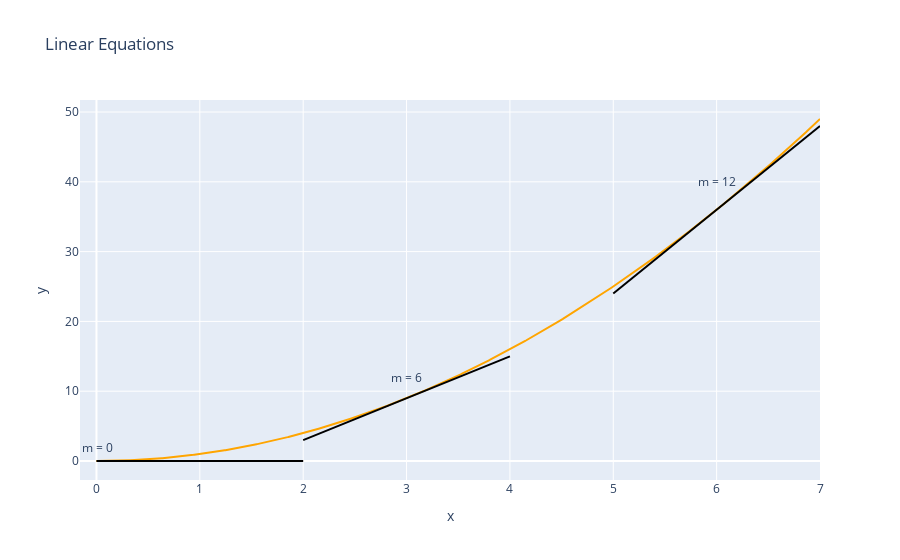

The notebook cell this image was saved under:
### Markdown cell above
From this graph, we can see that the parameter c just shifts lines up or down, so what is m responsible for? We can clearly see that as the gradient of a line increases, the line becomes steeper. Hence, the slope is a measure of the __steepness__ of the line. Practically, what does that mean? Consider the table of values below for the equations $y_{A}$ and $y_{D}$:

| x | $y_{A}$ | $y_{D}$ |
|---|---------|---------|
| 0 | -3      | -3      |
| 1 | -2.5    | 1       |
| 2 | -2      | 5       |
| 3 | -1.5    | 9       |
| 4 | -1      | 13      |
| 5 | -1.5    | 17      |

We can see that at $x = 0$, both equations have the same output, which is in agreement with the graph above. However, whenever $x$ __changes__ by 1, $y_{A}$ changes by 0.5 and $y_{D}$ changes by 4 due to their different gradients. This $y_{D}$ changes more rapidly with respect to x compared to $y_{1}$. This means that the gradient determines the __rate of change of the output with respect to the input__. Since the gradient(steepness) is constant throughout for a straight line, we can calculate the gradient of a line with the following equation:

$$m = \frac{\Delta y}{\Delta x} = \frac{y_{2} - y_{1}}{x_{2} - x_{1}}$$

Where $\Delta$ is the capital Greek letter delta and represents "a change in ", and the values shown are from the coordinates $(x_{1}, y_{1})$ and $(x_{2}, y_{2})$.

Even from the definition we can see that the gradient of a line represents how quickly an output $y$ changes with an input $x$. However, the concept of the gradient of an equation cannot directly be applied to other equations or functions that are not linear. Consider for instance, the function below:

$$f_{1}(x) = x^{2}$$

The question then becomes: "what is the gradient of $f_{1}(x)$ and how do we find it?". Consider the plot shown below:

### Code cell
# Main function
x_vals = np.linspace(0, 7, 1000)
y_vals = x_vals**2

# Secondary traces
x2 = np.linspace(0, 2, 100)
x3 = np.linspace(2, 4, 100)
x4 = np.linspace(5, 7, 100)


fig = go.Figure(data=[go.Scatter(
    x=x_vals, 
    y=y_vals,
    marker_color = "orange"
)])

fig.update_layout(
    title="Quadratic Equation",
    xaxis_title="x",
    yaxis_title="y",
)
fig.add_trace(go.Scatter(x=x2, y=0*x2, marker_color="black"))
fig.add_trace(go.Scatter(x=x3, y=6*x3 - 9, marker_color="black"))
fig.add_trace(go.Scatter(x=x4, y=12*x4 - 36, marker_color="black"))
# adding annotations
fig.add_annotation(
            x=6,
            y=40,
            text="m = 12")
fig.add_annotation(
            x=3,
            y=12,
            text="m = 6")
fig.add_annotation(
            x=0.01,
            y=2,
            text="m = 0")

fig.update_annotations(dict(
            xref="x",
            yref="y",
            showarrow=False,
            ax=0,
            ay=-40
))

fig.update_layout(showlegend=False)
fig.show()

### Figure 1 — Plotly figure (JSON) as saved in the notebook; plotly's stock layout.template omitted (floating-point values rounded to 4 significant figures; data arrays with more than 128 entries replaced by an {"elided": "..."} marker saying what was removed)
{"data": [{"marker": {"color": "orange"}, "type": "scatter", "x": {"elided": "1000 float values"}, "y": {"elided": "1000 float values"}}, {"marker": {"color": "black"}, "type": "scatter", "x": [0, 0.0202, 0.0404, 0.06061, 0.08081, 0.101, 0.1212, 0.1414, 0.1616, 0.1818, 0.202, 0.2222, 0.2424, 0.2626, 0.2828, 0.303, 0.3232, 0.3434, 0.3636, 0.3838, 0.404, 0.4242, 0.4444, 0.4646, 0.4848, 0.5051, 0.5253, 0.5455, 0.5657, 0.5859, 0.6061, 0.6263, 0.6465, 0.6667, 0.6869, 0.7071, 0.7273, 0.7475, 0.7677, 0.7879, 0.8081, 0.8283, 0.8485, 0.8687, 0.8889, 0.9091, 0.9293, 0.9495, 0.9697, 0.9899, 1.01, 1.03, 1.051, 1.071, 1.091, 1.111, 1.131, 1.152, 1.172, 1.192, 1.212, 1.232, 1.253, 1.273, 1.293, 1.313, 1.333, 1.354, 1.374, 1.394, 1.414, 1.434, 1.455, 1.475, 1.495, 1.515, 1.535, 1.556, 1.576, 1.596, 1.616, 1.636, 1.657, 1.677, 1.697, 1.717, 1.737, 1.758, 1.778, 1.798, 1.818, 1.838, 1.859, 1.879, 1.899, 1.919, 1.939, 1.96, 1.98, 2], "y": [0, 0, 0, 0, 0, 0, 0, 0, 0, 0, 0, 0, 0, 0, 0, 0, 0, 0, 0, 0, 0, 0, 0, 0, 0, 0, 0, 0, 0, 0, 0, 0, 0, 0, 0, 0, 0, 0, 0, 0, 0, 0, 0, 0, 0, 0, 0, 0, 0, 0, 0, 0, 0, 0, 0, 0, 0, 0, 0, 0, 0, 0, 0, 0, 0, 0, 0, 0, 0, 0, 0, 0, 0, 0, 0, 0, 0, 0, 0, 0, 0, 0, 0, 0, 0, 0, 0, 0, 0, 0, 0, 0, 0, 0, 0, 0, 0, 0, 0, 0]}, {"marker": {"color": "black"}, "type": "scatter", "x": [2, 2.02, 2.04, 2.061, 2.081, 2.101, 2.121, 2.141, 2.162, 2.182, 2.202, 2.222, 2.242, 2.263, 2.283, 2.303, 2.323, 2.343, 2.364, 2.384, 2.404, 2.424, 2.444, 2.465, 2.485, 2.505, 2.525, 2.545, 2.566, 2.586, 2.606, 2.626, 2.646, 2.667, 2.687, 2.707, 2.727, 2.747, 2.768, 2.788, 2.808, 2.828, 2.848, 2.869, 2.889, 2.909, 2.929, 2.949, 2.97, 2.99, 3.01, 3.03, 3.051, 3.071, 3.091, 3.111, 3.131, 3.152, 3.172, 3.192, 3.212, 3.232, 3.253, 3.273, 3.293, 3.313, 3.333, 3.354, 3.374, 3.394, 3.414, 3.434, 3.455, 3.475, 3.495, 3.515, 3.535, 3.556, 3.576, 3.596, 3.616, 3.636, 3.657, 3.677, 3.697, 3.717, 3.737, 3.758, 3.778, 3.798, 3.818, 3.838, 3.859, 3.879, 3.899, 3.919, 3.939, 3.96, 3.98, 4], "y": [3, 3.121, 3.242, 3.364, 3.485, 3.606, 3.727, 3.848, 3.97, 4.091, 4.212, 4.333, 4.455, 4.576, 4.697, 4.818, 4.939, 5.061, 5.182, 5.303, 5.424, 5.545, 5.667, 5.788, 5.909, 6.03, 6.152, 6.273, 6.394, 6.515, 6.636, 6.758, 6.879, 7, 7.121, 7.242, 7.364, 7.485, 7.606, 7.727, 7.848, 7.97, 8.091, 8.212, 8.333, 8.455, 8.576, 8.697, 8.818, 8.939, 9.061, 9.182, 9.303, 9.424, 9.545, 9.667, 9.788, 9.909, 10.03, 10.15, 10.27, 10.39, 10.52, 10.64, 10.76, 10.88, 11, 11.12, 11.24, 11.36, 11.48, 11.61, 11.73, 11.85, 11.97, 12.09, 12.21, 12.33, 12.45, 12.58, 12.7, 12.82, 12.94, 13.06, 13.18, 13.3, 13.42, 13.55, 13.67, 13.79, 13.91, 14.03, 14.15, 14.27, 14.39, 14.52, 14.64, 14.76, 14.88, 15]}, {"marker": {"color": "black"}, "type": "scatter", "x": [5, 5.02, 5.04, 5.061, 5.081, 5.101, 5.121, 5.141, 5.162, 5.182, 5.202, 5.222, 5.242, 5.263, 5.283, 5.303, 5.323, 5.343, 5.364, 5.384, 5.404, 5.424, 5.444, 5.465, 5.485, 5.505, 5.525, 5.545, 5.566, 5.586, 5.606, 5.626, 5.646, 5.667, 5.687, 5.707, 5.727, 5.747, 5.768, 5.788, 5.808, 5.828, 5.848, 5.869, 5.889, 5.909, 5.929, 5.949, 5.97, 5.99, 6.01, 6.03, 6.051, 6.071, 6.091, 6.111, 6.131, 6.152, 6.172, 6.192, 6.212, 6.232, 6.253, 6.273, 6.293, 6.313, 6.333, 6.354, 6.374, 6.394, 6.414, 6.434, 6.455, 6.475, 6.495, 6.515, 6.535, 6.556, 6.576, 6.596, 6.616, 6.636, 6.657, 6.677, 6.697, 6.717, 6.737, 6.758, 6.778, 6.798, 6.818, 6.838, 6.859, 6.879, 6.899, 6.919, 6.939, 6.96, 6.98, 7], "y": [24, 24.24, 24.48, 24.73, 24.97, 25.21, 25.45, 25.7, 25.94, 26.18, 26.42, 26.67, 26.91, 27.15, 27.39, 27.64, 27.88, 28.12, 28.36, 28.61, 28.85, 29.09, 29.33, 29.58, 29.82, 30.06, 30.3, 30.55, 30.79, 31.03, 31.27, 31.52, 31.76, 32, 32.24, 32.48, 32.73, 32.97, 33.21, 33.45, 33.7, 33.94, 34.18, 34.42, 34.67, 34.91, 35.15, 35.39, 35.64, 35.88, 36.12, 36.36, 36.61, 36.85, 37.09, 37.33, 37.58, 37.82, 38.06, 38.3, 38.55, 38.79, 39.03, 39.27, 39.52, 39.76, 40, 40.24, 40.48, 40.73, 40.97, 41.21, 41.45, 41.7, 41.94, 42.18, 42.42, 42.67, 42.91, 43.15, 43.39, 43.64, 43.88, 44.12, 44.36, 44.61, 44.85, 45.09, 45.33, 45.58, 45.82, 46.06, 46.3, 46.55, 46.79, 47.03, 47.27, 47.52, 47.76, 48]}], "layout": {"annotations": [{"ax": 0, "ay": -40, "showarrow": false, "text": "m = 12", "x": 6, "xref": "x", "y": 40, "yref": "y"}, {"ax": 0, "ay": -40, "showarrow": false, "text": "m = 6", "x": 3, "xref": "x", "y": 12, "yref": "y"}, {"ax": 0, "ay": -40, "showarrow": false, "text": "m = 0", "x": 0.01, "xref": "x", "y": 2, "yref": "y"}], "showlegend": false, "title": {"text": "Linear Equations"}, "xaxis": {"title": {"text": "x"}}, "yaxis": {"title": {"text": "y"}}}}
